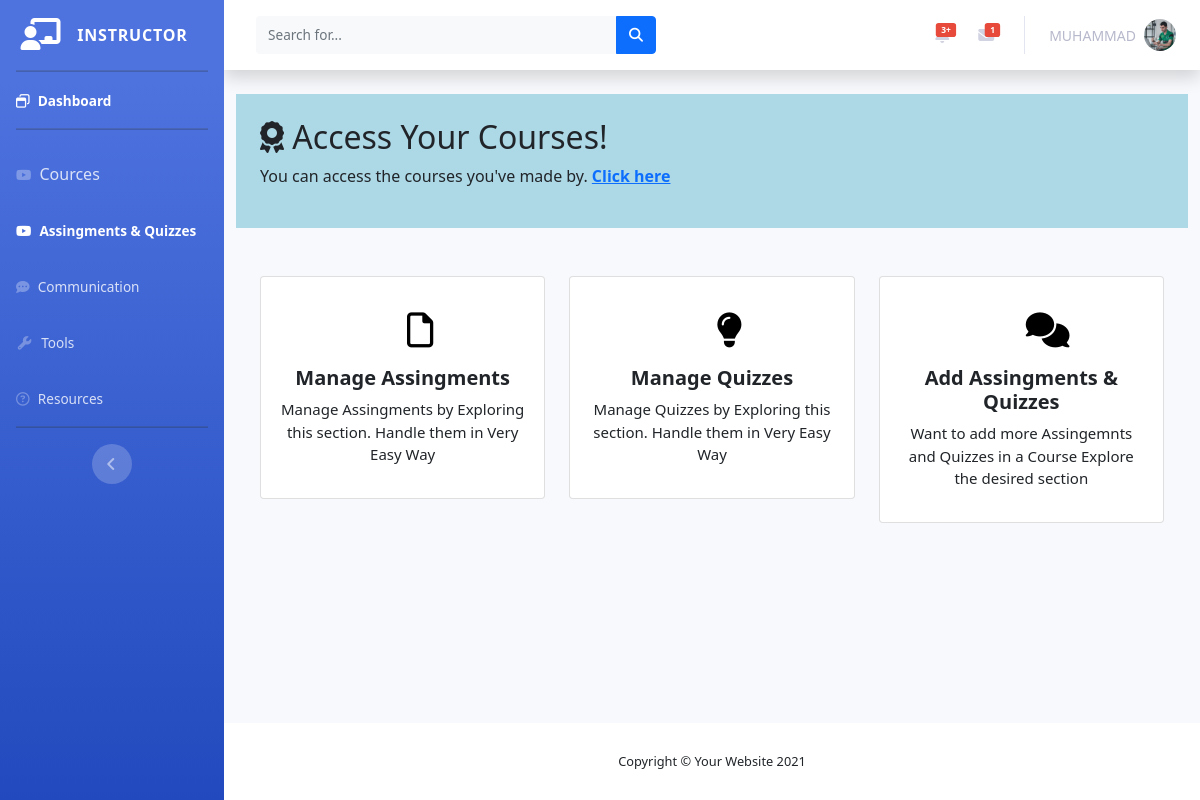
Page /instructor/dashboard/A&Q.php (signed in) on the committed database.
### tables this page shows
CREATE TABLE `instructor` (
  `instructor_id` int(11) NOT NULL,
  `fname` varchar(30) NOT NULL,
  `lname` varchar(30) NOT NULL,
  `headline` varchar(40) NOT NULL,
  `number` varchar(225) NOT NULL,
  `instructor_img` varchar(225) NOT NULL,
  `website` varchar(225) NOT NULL,
  `twitter` varchar(225) NOT NULL,
  `facebook` varchar(225) NOT NULL,
  `linkdin` varchar(225) NOT NULL,
  `youtube` varchar(225) NOT NULL,
  `biography` longtext NOT NULL,
  `MoreInfo` varchar(400) NOT NULL,
  `teachings` varchar(400) NOT NULL,
  `registration_id` int(11) NOT NULL
);

### back.php (called while the page is built, shortened)
<?php
class backend{
    private $server = "localhost";
    private $username = "root";
    private $psw = "";
    private $database = "project";
    private $mysql;
    private $conn = false;
    public function __construct(){
        if(!$this->conn){
            $this->mysql = new mysqli($this->server, $this->username,$this->psw,$this->database);
            $this->conn = true;
        }
        else{
           return true;
        }
    }
      function fetching($table, $rows="*", $join = null, $where = null){
        $select = "SELECT $rows FROM $table";
        if(!is_null($where)){
            $select .= " WHERE $where";
        }
        $RunSelect = $this->mysql->query($select);
        if($RunSelect){
            $FetchData = $RunSelect->fetch_all(MYSQLI_ASSOC);
            if($FetchData){
                if($FetchData !== null){
                    return $FetchData;
                }
            }
        }else{
            echo "Error Occur in Query".$this->mysql->error;
            return array();
        }
      }
    }
?>

### instructor/dashboard/A&Q.php (the view, shortened to what this page needs)
<?php
  include("../../back.php");
  if(isset($_SESSION['login']) && ($_SESSION['role'] == 1)){
?>
<!DOCTYPE html>
<html lang="en">
<head>
    <link href="vendor/fontawesome-free/css/all.min.css" rel="stylesheet" type="text/css">
    <link href="css/sb-admin-2.min.css" rel="stylesheet">
</head>
<body id="page-top">
    <div id="wrapper">
        <ul class="navbar-nav bg-gradient-primary sidebar sidebar-dark accordion" id="accordionSidebar" >
            <a class="sidebar-brand d-flex align-items-center justify-content-center" href="index.html">
                <div class="sidebar-brand-icon">
                    <i class="fas fa-chalkboard-teacher"></i>
                </div>
                <div class="sidebar-brand-text mx-3">INSTRUCTOR</div>
            </a>
            <hr class="sidebar-divider my-0">
            <li class="nav-item fw-bold active">
                <a class="nav-link" href="index.php">
                <i class="far fa-window-restore"></i>
                    <span>Dashboard</span></a>
            </li>
            <hr class="sidebar-divider">
            <li class="nav-item">
                <a class="nav-link collapsed" target="_blank" href="cources.php">
                <i class="fab fa-youtube"></i>
                    Cources
                </a>
            </li>
            <li class="nav-item active">
                <a class="nav-link collapsed" href="A&Q.php">
                <i class="fab fa-youtube"></i>
                <span> Assingments & Quizzes</span>
                </a>
            </li>
            <li class="nav-item">
                <a class="nav-link collapsed" href="communication.php">
                   <i class="fas fa-comment-dots"></i>
                    <span style="color: ">Communication</span>
                </a>
            </li>
            <li class="nav-item">
                <a class="nav-link" href="tools.php">
                <i class="fas fa-fw fa-wrench"></i>
                    <span>Tools</span></a>
            </li>
            <li class="nav-item">
                <a class="nav-link" href="resources.php">
                <i class="far fa-question-circle"></i>
                    <span>Resources</span></a>
            </li>
            <hr class="sidebar-divider d-none d-md-block">
            <div class="text-center d-none d-md-inline">
                <button class="rounded-circle border-0" id="sidebarToggle"></button>
            </div>
        </ul>
        <div id="content-wrapper" class="d-flex flex-column">
            <div id="content">
                <nav class="navbar navbar-expand navbar-light bg-white topbar mb-4 static-top shadow">
                    <form
                        class="d-none d-sm-inline-block form-inline mr-auto ml-md-3 my-2 my-md-0 mw-100 navbar-search">
                        <div class="input-group">
                            <input type="text" class="form-control bg-light border-0 small" placeholder="Search for..."
                                aria-label="Search" aria-describedby="basic-addon2">
                            <div class="input-group-append">
                                <button class="btn btn-primary" type="button">
                                    <i class="fas fa-search fa-sm"></i>
                                </button>
                            </div>
                        </div>
                    </form>
                    <ul class="navbar-nav ml-auto">
                        <li class="nav-item dropdown no-arrow mx-1">
                            <a class="nav-link dropdown-toggle" href="#" id="alertsDropdown" role="button"
                                data-toggle="dropdown" aria-haspopup="true" aria-expanded="false">
                                <span class="badge badge-danger badge-counter">3+</span>
                            </a>
                        </li>
<?php
                                $getStudent = new backend();
                                $logerID = $_SESSION['id'];
                                $getStudentDataMain = $getStudent->fetching("student_messages","*",null,"instructor_id = $logerID");
?>
                        <li class="nav-item dropdown no-arrow mx-1">
                            <a class="nav-link dropdown-toggle" href="#" id="messagesDropdown" role="button"
                                data-toggle="dropdown" aria-haspopup="true" aria-expanded="false">
                                <span class="badge badge-danger badge-counter"><?php
                                   if(!empty($getStudentDataMain)){
                                    $numberOfRecords = count($getStudentDataMain);
                                    echo $numberOfRecords;
                                }else{
                                    echo null;
                                }
                                ?></span>
                            </a>
                        </li>
                        <li class="nav-item dropdown no-arrow">
                        <?php
                        if (isset($_SESSION['id'])) {
                            $login_id = $_SESSION['id'];
                            $loginObject = new backend();
                            $login_data = $loginObject->fetching('instructor', '*', null, "registration_id = '$login_id'");
                            if ($login_data){
                                foreach ($login_data as $final_data) {
                                    $fname = $final_data['fname'];
                                    $instructor_img = $final_data['instructor_img'];
                                    ?>
                            <a class="nav-link dropdown-toggle" href="#" id="userDropdown" role="button"
                                data-toggle="dropdown" aria-haspopup="true" aria-expanded="false">
                                <span class="mr-2 d-none d-lg-inline text-gray-500 small"><?= $fname ?></span>
                                <img class="img-profile rounded-circle"
                                    src="../../<?= $instructor_img ?>">
                            </a>
                                    <?php
                                }
                                }
                         } ?>
                        </li>
                    </ul>
                </nav>
                <div class="container-fluid">
<?php
if (isset($_SESSION['id'])) {
    $login_id = $_SESSION['id'];
    $loginObject = new backend();
    $login_data = $loginObject->fetching('instructor', 'instructor_id', null, "registration_id = '$login_id'");
    if (!empty($login_data)) {
        foreach ($login_data as $final_data) {
            try {
                $instructor_id = $final_data['instructor_id'];
                $cources_data = $loginObject->fetching('cource', '*', null, "instructor_id = '$instructor_id'");
                if (!empty($cources_data)) {
?>
                   <div class="container p-4" style="background-color:#add8e6;">
                      <div class="positive-message">
                        <h2>
                            <i class="fa-solid fa-award"></i>
                             Access Your Courses!</h2>
                        <p>You can access the courses you've made by.
                        <a target="_blank" href="cources.php" class="fw-bold">Click here</a>
                        </p>
                      </div>
                    </div>
                    <?php
                }
            } catch (Exception $e) {
                echo "An error occurred: " . $e->getMessage();
            }
        }
    }
} else {
    echo "ID is not set.";
}
?>
            <?php include('../../instructor/dashboard/MainPage.php'); ?>
                </div>
            </div>
            <footer class="sticky-footer bg-white">
                <div class="container my-auto">
                    <div class="copyright text-center my-auto">
                        <span>Copyright &copy; Your Website 2021</span>
                    </div>
                </div>
            </footer>
        </div>
    </div>
</body>
</html>
<?php
}else{
    header("location: linker.php");
  }
?>

### rows in the picture
instructor: fname "MUHAMMAD", instructor_img (picture)

### other values in the picture
$numberOfRecords "1"
